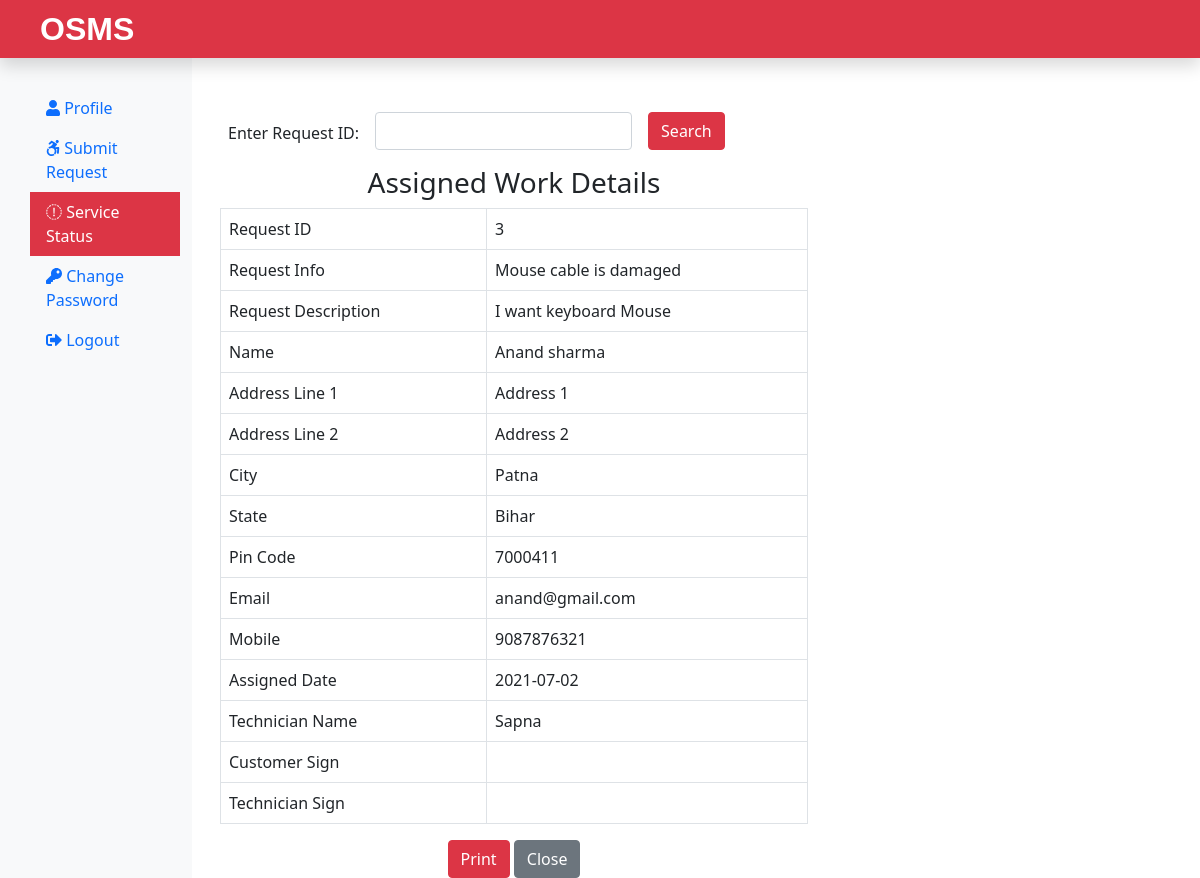
The page /Requester/ServiceStatus.php?checkid=3 on the database its author committed.
### tables this page shows
CREATE TABLE `assignwork` (
  `rno` int(11) NOT NULL,
  `request_id` int(11) NOT NULL,
  `request_info` text NOT NULL,
  `request_desc` text NOT NULL,
  `requester_name` varchar(60) NOT NULL,
  `requester_add1` text NOT NULL,
  `requester_add2` text NOT NULL,
  `requester_city` varchar(60) NOT NULL,
  `requester_state` varchar(60) NOT NULL,
  `requester_zip` int(11) NOT NULL,
  `requester_email` varchar(60) NOT NULL,
  `requester_mobile` bigint(20) NOT NULL,
  `assign_tech` text NOT NULL,
  `assign_date` date NOT NULL
);

### Requester/ServiceStatus.php (the view, shortened to what this page needs)
<?php
    include("includes/header.php");
    include("../dbConnection.php");
?>
<div class="col-sm-6 row mt-5 mx-3">
    <form action="" class="mt-2 row g-3 form-inline d-print-none">
        <div class="col-auto" style="margin-top: 25px;">
            <label for="checkid">Enter Request ID: </label>
        </div>
        <div class="col-auto">
            <input type="text" class="form-control ml-3 " id="checkid" name="checkid">
        </div>
        <div class="col-auto">
            <button type="submit" class="btn btn-danger">Search</button>
        </div>
    </form>
    <?php
    if(isset($_REQUEST['checkid'])){
        if($_REQUEST['checkid'] == ""){
            $msg = '<div class="alert alert-warning col-sm-6 ml-5 mt-2" role="alert"> Fill All Fields </div>';
        }
        else{
        $sql = "SELECT * FROM assignwork WHERE request_id = {$_REQUEST['checkid']}";
        $result = $conn->query($sql);
        $row = $result->fetch_assoc();
        if(($row['request_id'] == $_REQUEST['checkid'])){
    ?>
    <h3 class="text-center mt-3">Assigned Work Details</h3>
    <table class="table table-bordered">
        <tbody>
            <tr>
                <td>Request ID</td>
                <td>
                    <?php if(isset($row['request_id'])){ echo $row['request_id'];} ?>
                </td>
            </tr>
            <tr>
                <td>Request Info</td>
                <td>
                    <?php if(isset($row['request_info'])){ echo $row['request_info'];} ?>
                </td>
            </tr>
            <tr>
                <td>Request Description</td>
                <td>
                    <?php if(isset($row['request_desc'])){ echo $row['request_desc'];} ?>
                </td>
            </tr>
            <tr>
                <td>Name</td>
                <td>
                    <?php if(isset($row['requester_name'])){ echo $row['requester_name'];} ?>
                </td>
            </tr>
            <tr>
                <td>Address Line 1</td>
                <td>
                    <?php if(isset($row['requester_add1'])){ echo $row['requester_add1'];} ?>
                </td>
            </tr>
            <tr>
                <td>Address Line 2</td>
                <td>
                    <?php if(isset($row['requester_add2'])){ echo $row['requester_add2'];} ?>
                </td>
            </tr>
            <tr>
                <td>City</td>
                <td>
                    <?php if(isset($row['requester_city'])){ echo $row['requester_city'];} ?>
                </td>
            </tr>
            <tr>
                <td>State</td>
                <td>
                    <?php if(isset($row['requester_state'])){ echo $row['requester_state'];} ?>
                </td>
            </tr>
            <tr>
                <td>Pin Code</td>
                <td>
                    <?php if(isset($row['requester_zip'])){ echo $row['requester_zip'];} ?>
                </td>
            </tr>
            <tr>
                <td>Email</td>
                <td>
                    <?php if(isset($row['requester_email'])){ echo $row['requester_email'];} ?>
                </td>
            </tr>
            <tr>
                <td>Mobile</td>
                <td>
                    <?php if(isset($row['requester_mobile'])){ echo $row['requester_mobile'];} ?>
                </td>
            </tr>
            <tr>
                <td>Assigned Date</td>
                <td>
                    <?php if(isset($row['assign_date'])){ echo $row['assign_date'];} ?>
                </td>
            </tr>
            <tr>
                <td>Technician Name</td>
                <td>
                    <?php if(isset($row['assign_tech'])){ echo $row['assign_tech'];} ?>
                </td>
            </tr>
            <tr>
                <td>Customer Sign</td>
                <td></td>
            </tr>
            <tr>
                <td>Technician Sign</td>
                <td></td>
            </tr>
        </tbody>
    </table>
    <div class="text-center">
        <form action="" class="ml-3 d-print-none">
            <input class="btn btn-danger" type="submit" value="Print" onclick="window.print()">
            <input class="btn btn-secondary" type="submit" value="Close">
        </form>
    </div>
    <?php
        }
    }
}
    ?>
</div>
<?php
    include("includes/footer.php");
?>

### Requester/includes/header.php (shortened to what this page needs)
<!DOCTYPE html>
<html lang="en">
<head>
    <link rel="stylesheet" href="../css/bootstrap.min.css">
    <link rel="stylesheet" href="../css/all.min.css">
    <link rel="stylesheet" href="../css/custom.css">
</head>
<body>
    <nav class="navbar navbar-dark fixed-top bg-danger flex-md-nowrap p-0 shadow">
        <a class="navbar-brand col-sm-3 col-md-2 mr-0" href="RequesterProfile.php" style="margin-left: 40px;">OSMS</a>
    </nav>
    <div class="contianer-fluid" style="margin-top: 40px;">
        <div class="row">
            <nav class="col-sm-2 bg-light sidebar py-5 d-print-none">
                <div class="sidebar-sticky">
                    <ul class="nav flex-column">
                        <li class="nav-item">
                            <a class="nav-link <?php if(PAGE == 'RequesterProfile') { echo 'active'; } ?>"
                                href="RequesterProfile.php" style="margin-left: 30px;"><i class="fas fa-user"></i>
                                Profile</a>
                        </li>
                        <li class="nav-item">
                            <a class="nav-link <?php if(PAGE == 'SubmitRequest') { echo 'active'; } ?>"
                                href="SubmitRequest.php" style="margin-left: 30px;"><i
                                    class="fab fa-accessible-icon"></i> Submit Request</a>
                        </li>
                        <li class="nav-item">
                            <a class="nav-link <?php if(PAGE == 'ServiceStatus') { echo 'active'; } ?>"
                                href="ServiceStatus.php" style="margin-left: 30px;"><i class="fas fa-align center"></i>
                                Service Status</a>
                        </li>
                        <li class="nav-item">
                            <a class="nav-link <?php if(PAGE == 'ChangePassword') { echo 'active'; } ?>"
                                href="ChangePassword.php" style="margin-left: 30px;"><i class="fas fa-key"></i> Change
                                Password</a>
                        </li>
                        <li class="nav-item">
                            <a class="nav-link <?php if(PAGE == 'Logout') { echo 'active'; } ?>" href="../logout.php"
                                style="margin-left: 30px;"><i class="fas fa-sign-out-alt"></i>
                                Logout</a>
                        </li>
                    </ul>
                </div>
            </nav>

### Requester/includes/footer.php (shortened to what this page needs)
</div>
</div>
</body>
</html>

### css/custom.css (style rules this page uses)
.navbar-brand { font-family: 'Ubuntu', sans-serif; font-size: 2em; font-weight: bold; }
a { color: black; }
.active { color: white; background-color: #dc3545;; }

### rows shown on the page
assignwork: request "3", request_info "Mouse cable is damaged", request_desc "I want keyboard Mouse", requester_name "Anand sharma", requester_add1 "Address 1", requester_add2 "Address 2", requester_city "Patna", requester_state "Bihar", requester_zip "7000411", requester_email "anand@gmail.com", requester_mobile "9087876321", assign_date "2021-07-02", assign_tech "Sapna"
